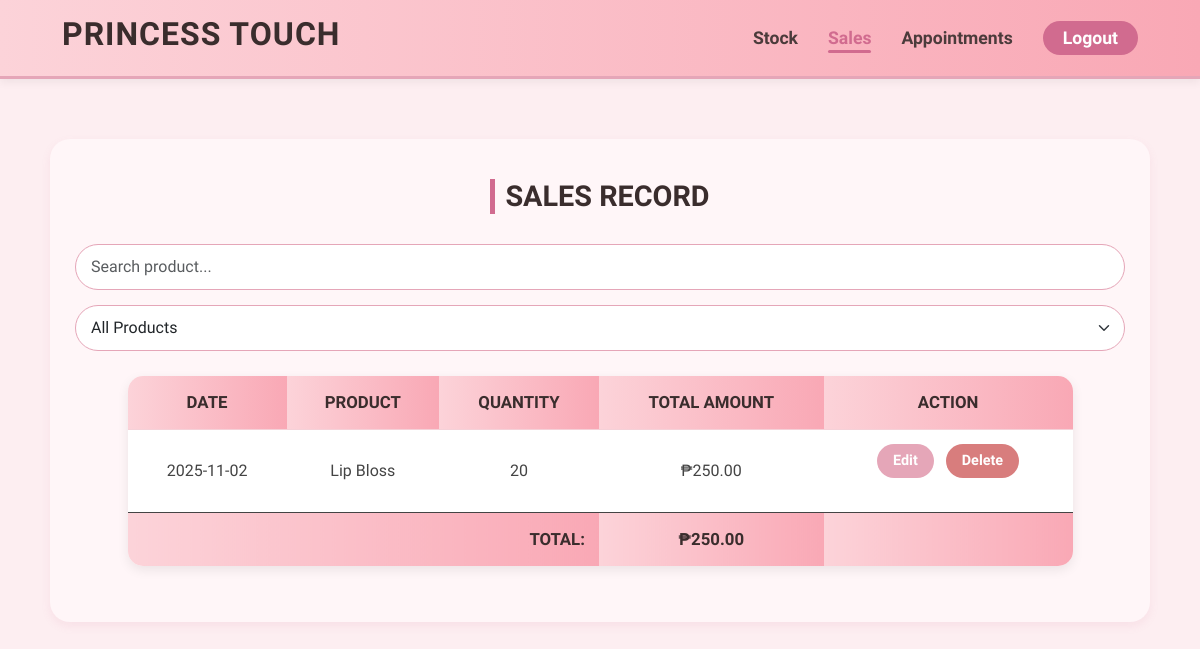
/system/admin-sales.php (signed in), run on an earlier commit of the app's database.
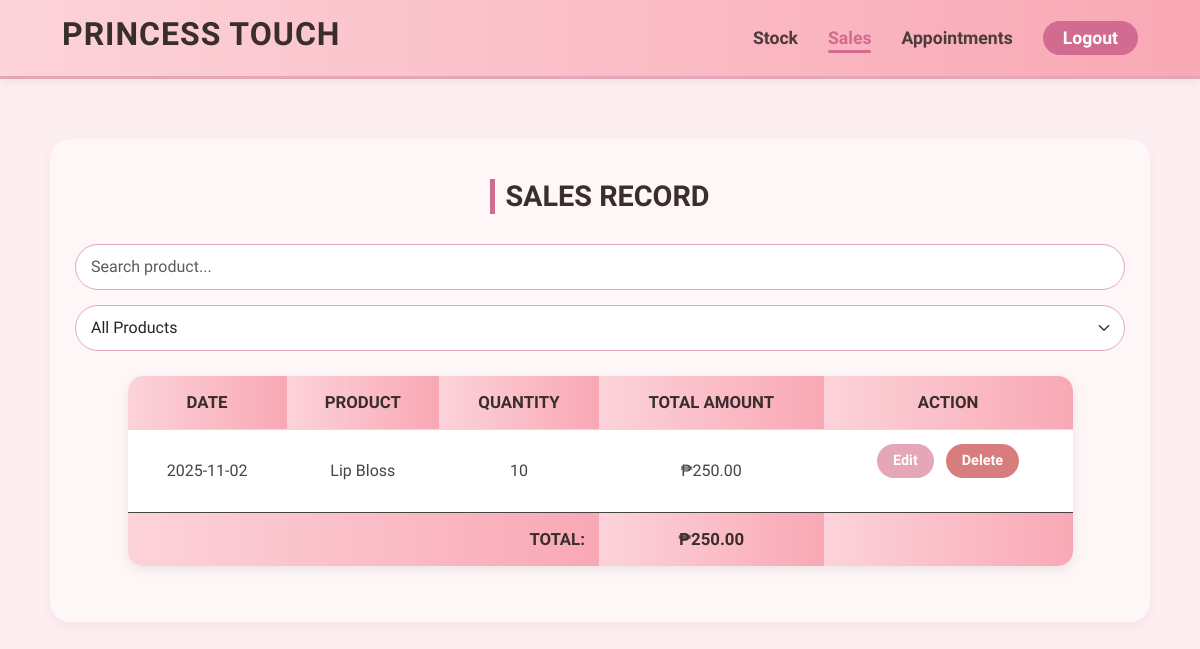
And on a later commit of the database.
### tables this page shows
CREATE TABLE `sales` (
  `id` int(11) NOT NULL,
  `Date` date NOT NULL,
  `Product_name` varchar(255) NOT NULL,
  `quantity` int(11) NOT NULL,
  `total_amount` decimal(10,2) NOT NULL
);

### system/admin-sales.php (the view, shortened to what this page needs)
<?php
include "../db/db_connect.php";
$result = $conn->query("SELECT * FROM sales ORDER BY Date DESC");
?>
<!DOCTYPE html>
<html lang="en">
<head>
    <link rel="stylesheet" href="css/bootstrap.min.css">
    <link rel="stylesheet" href="admin-temp.css">
</head>
<body>
    <nav class="admin-navbar">
        <div class="container">
            <h2 class="brand">PRINCESS TOUCH</h2>
            <ul class="nav-links">
                <li><a href="admin-stock.php">Stock</a></li>
                <li><a href="admin-sales.php" class="active">Sales</a></li>
                <li><a href="admin-appointment.php">Appointments</a></li>
                <li><a href="../login.php" class="logout-btn">Logout</a></li>
            </ul>
        </div>
    </nav>
    <div class="admin-box">
        <h3 class="admin-title">SALES RECORD</h3>
        <div class="admin-controls">
            <input type="text" id="salesSearch" class="form-control" placeholder="Search product...">
            <select id="salesCategory" class="form-select">
                <option value="">All Products</option>
            </select>
        </div>
        <div class="table-container">
            <table class="table">
                <thead>
                    <tr>
                        <th>DATE</th>
                        <th>PRODUCT</th>
                        <th>QUANTITY</th>
                        <th>TOTAL AMOUNT</th>
                        <th>ACTION</th>
                    </tr>
                </thead>
                <tbody id="salesTableBody">
                    <?php while ($row = $result->fetch_assoc()): ?>
                        <tr>
                            <td><?= htmlspecialchars($row['Date']) ?></td>
                            <td><?= htmlspecialchars($row['Product_name']) ?></td>
                            <td><?= htmlspecialchars($row['quantity']) ?></td>
                            <td>₱<?= number_format($row['total_amount'], 2) ?></td>
                            <td>
                                <button class="btn-edit" data-id="<?= $row['id'] ?>">Edit</button>
                                <button class="btn-delete" data-id="<?= $row['id'] ?>">Delete</button>
                            </td>
                        </tr>
                    <?php endwhile; ?>
                </tbody>
                <tfoot>
                    <tr>
                        <th colspan="3" class="text-end">TOTAL:</th>
                        <th id="salesTotal">₱0.00</th>
                        <th></th>
                    </tr>
                </tfoot>
            </table>
        </div>
    </div>
</body>
</html>

What changed in the data, as far as the page shows it:
changed sales "Lip Bloss": quantity "20" → "10"
